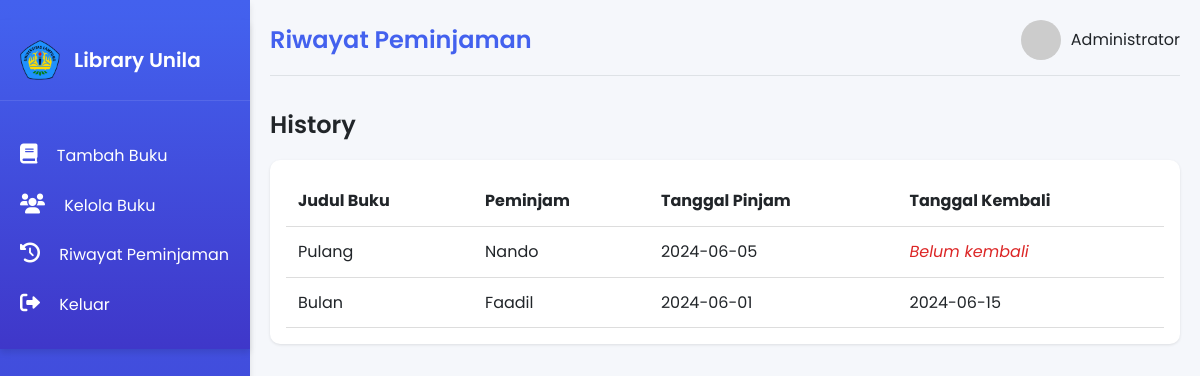
/admin/riwayat.php (signed in), run on the app's committed database.
### tables this page shows
CREATE TABLE `borrow_history` (
  `id` int(11) NOT NULL,
  `user_id` int(11) NOT NULL,
  `book_id` int(11) NOT NULL,
  `borrow_date` date NOT NULL,
  `return_date` date DEFAULT NULL
);

CREATE TABLE `books` (
  `id` int(11) NOT NULL,
  `title` varchar(255) NOT NULL,
  `author` varchar(100) NOT NULL,
  `genre` varchar(50) NOT NULL,
  `isbn` varchar(20) NOT NULL,
  `published_year` year(4) NOT NULL,
  `description` text NOT NULL,
  `cover_image` varchar(255) DEFAULT 'default.jpg',
  `total_copies` int(11) NOT NULL DEFAULT 1,
  `available_copies` int(11) NOT NULL DEFAULT 1
);

CREATE TABLE `users` (
  `id` int(11) NOT NULL,
  `username` varchar(50) NOT NULL,
  `password` varchar(255) NOT NULL,
  `role` enum('admin','user') NOT NULL
);

### admin/riwayat.php (the view, shortened to what this page needs)
<?php
include '../db.php';
$query = "
    SELECT bh.id, u.username, b.title, bh.borrow_date, bh.return_date
    FROM borrow_history bh
    JOIN users u ON bh.user_id = u.id
    JOIN books b ON bh.book_id = b.id
    ORDER BY bh.borrow_date DESC
";
$result = mysqli_query($conn, $query);
?>
<!DOCTYPE html>
<html lang="id">
<head>
    <link rel="stylesheet" href="css/main.css">
    <link rel="stylesheet" href="css/table.css">
    <link rel="stylesheet" href="https://cdnjs.cloudflare.com/ajax/libs/font-awesome/6.0.0-beta3/css/all.min.css">
</head>
<body>
    <div class="container">
        <div class="sidebar" id="sidebar-placeholder"></div>
        <div class="main-content">
            <div class="header">
                <h2>Riwayat Peminjaman</h2>
                <div class="user-info">
                    <img src="https://randomuser.me/api/portraits/men/41.jpg" alt="Admin">
                    <div>
                        <p>Administrator</p>
                    </div>
                </div>
            </div>
            <div class="content">
                <h3 class="section-title">History</h3>
                <div class="table-container">
                    <table class="table">
                        <thead>
                            <tr>
                                <th>Judul Buku</th>
                                <th>Peminjam</th>
                                <th>Tanggal Pinjam</th>
                                <th>Tanggal Kembali</th>
                            </tr>
                        </thead>
                        <tbody>
                            <?php while ($row = mysqli_fetch_assoc($result)): ?>
                                <tr>
                                    <td><?php echo htmlspecialchars($row['title']); ?></td>
                                    <td><?php echo htmlspecialchars($row['username']); ?></td>
                                    <td><?php echo htmlspecialchars($row['borrow_date']); ?></td>
                                    <td>
                                        <?php
                                        echo $row['return_date']
                                            ? htmlspecialchars($row['return_date'])
                                            : '<span style="color: #dc2626; font-style: italic;">Belum kembali</span>';
                                        ?>
                                    </td>
                                </tr>
                            <?php endwhile; ?>
                        </tbody>
                    </table>
                </div>
            </div>
        </div>
    </div>
</body>
</html>

### admin/css/main.css (style rules this page uses)
* { margin: 0; padding: 0; box-sizing: border-box; font-family: 'Poppins', sans-serif; }
:root { --primary: #4361ee; --secondary: #3f37c9; --success: #4cc9f0; --light: #f8f9fa; --dark: #212529; --gray: #6c757d; --light-gray: #e9ecef; --border: #dee2e6; --shadow: 0 4px 6px rgba(0, 0, 0, 0.1); --radius: 8px; }
body { background-color: #f5f7fb; color: var(--dark); line-height: 1.6; scrollbar-width: none; }
.container { display: flex; min-height: 100vh; }
.sidebar { width: 250px; background: linear-gradient(180deg, var(--primary), var(--secondary)); color: white; padding: 20px 0; box-shadow: var(--shadow); }
.main-content { flex: 1; padding: 20px; overflow-x: hidden; overflow-y: hidden; }
.header { display: flex; justify-content: space-between; align-items: center; margin-bottom: 30px; padding-bottom: 15px; border-bottom: 1px solid var(--border); }
.header h2 { color: var(--primary); font-weight: 600; }
.user-info { display: flex; align-items: center; }
.user-info img { width: 40px; height: 40px; border-radius: 50%; object-fit: cover; margin-right: 10px; }

### admin/css/table.css (style rules this page uses)
.section-title { font-size: 1.5rem; font-weight: 600; margin-bottom: 1rem; }
.table-container { overflow-x: auto; background: #fff; padding: 1rem; border-radius: 10px; box-shadow: 0 1px 3px rgba(0,0,0,0.1); }
.table { width: 100%; border-collapse: collapse; }
.table th, .table td { padding: 0.75rem; text-align: left; border-bottom: 1px solid #ddd; }

### data on the page
borrow_history: book.title "Pulang", user.username "Nando", borrow_date "2024-06-05", shows "Belum kembali"
borrow_history: book.title "Bulan", user.username "Faadil", borrow_date "2024-06-01", return_date "2024-06-15"
